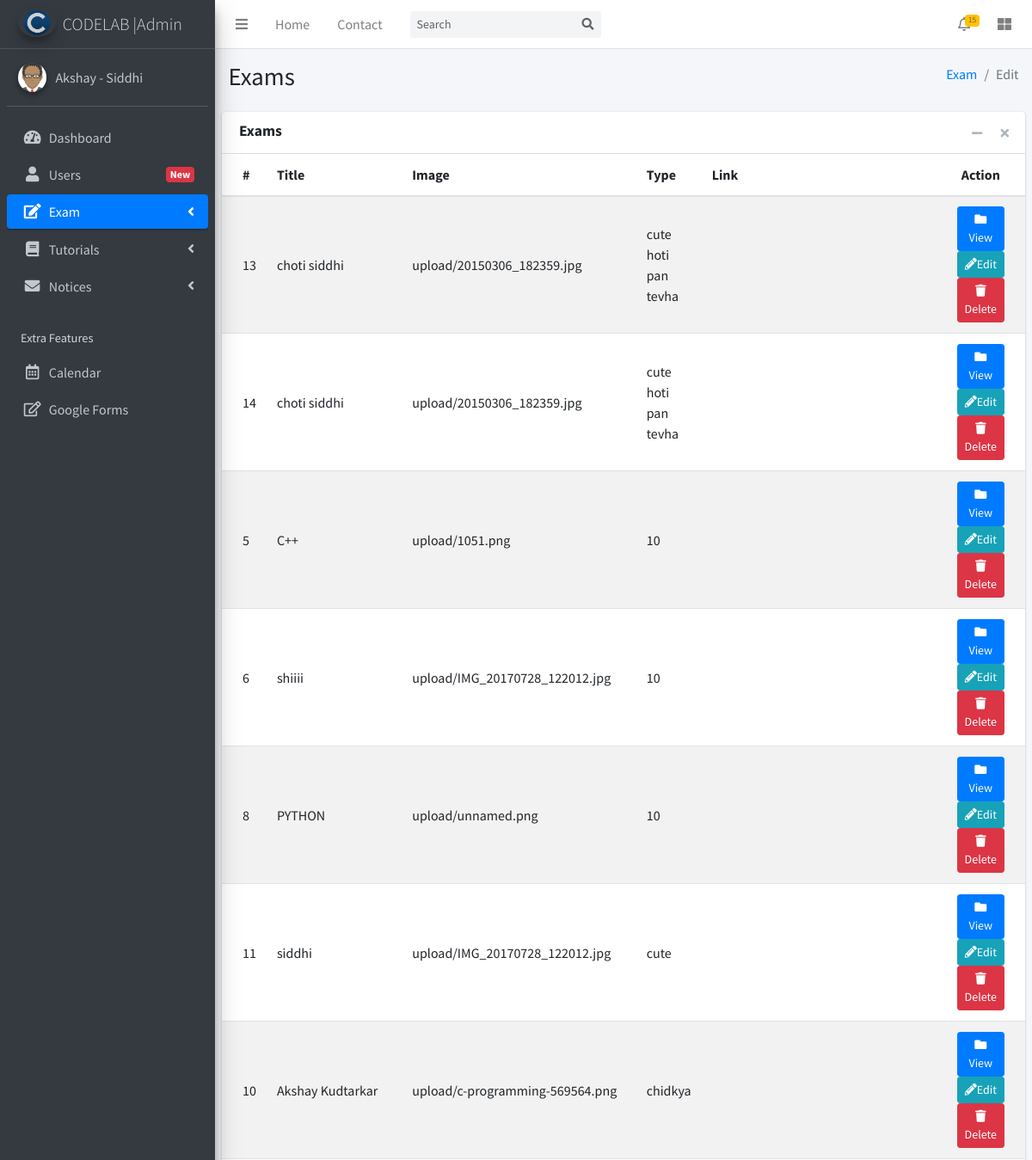
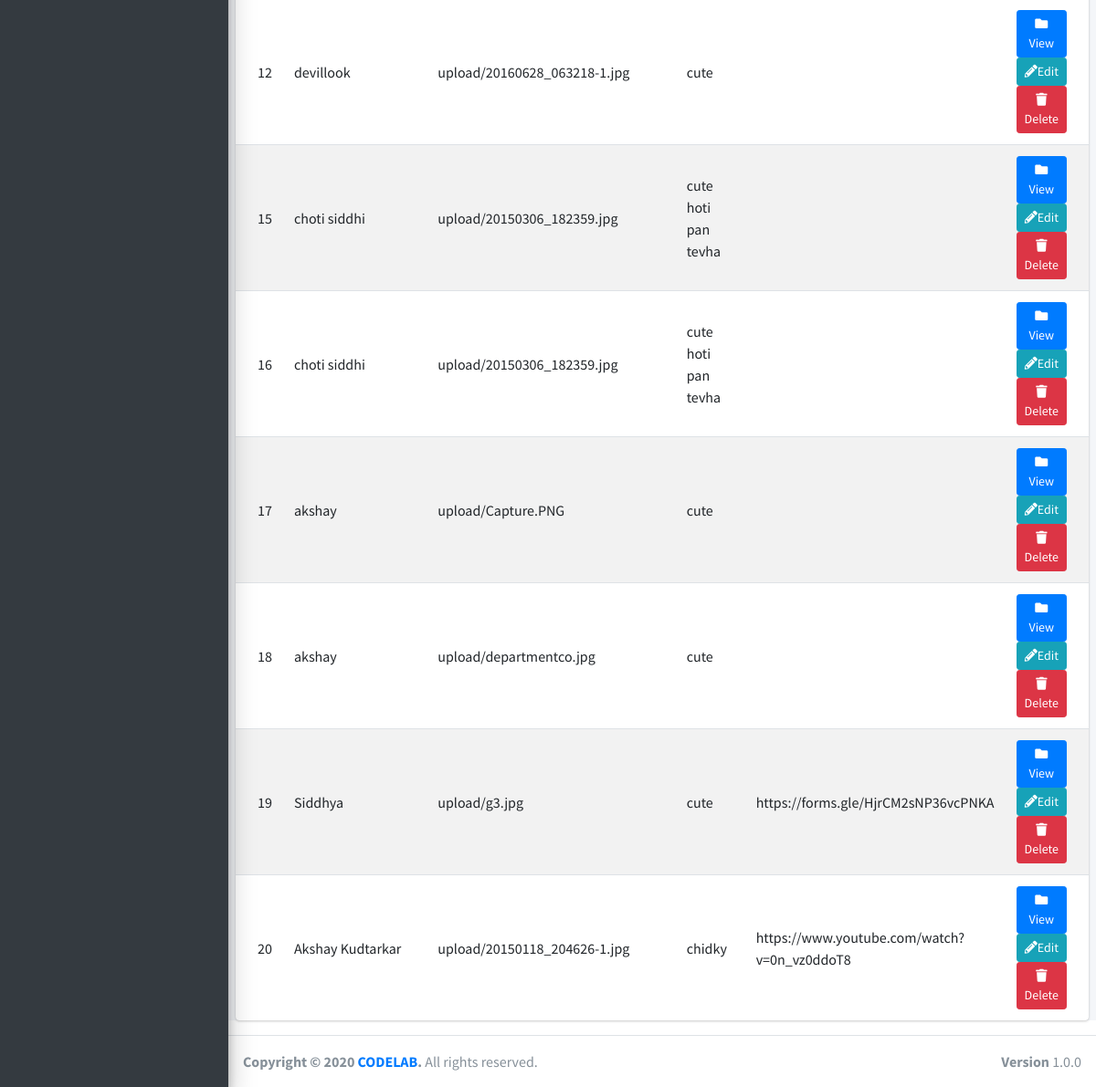
The page /admin/exam_edit.php on the database its author committed (2 pictures, top to bottom).
### tables this page shows
CREATE TABLE IF NOT EXISTS `cards` (
  `id` int(255) NOT NULL AUTO_INCREMENT,
  `name` varchar(255) NOT NULL,
  `image` varchar(255) NOT NULL,
  `type` varchar(255) NOT NULL,
  `description` varchar(255) NOT NULL,
  `link` varchar(255) NOT NULL,
  `information` varchar(255) NOT NULL,
  PRIMARY KEY (`id`)
);

### admin/exam_edit.php (the view, shortened to what this page needs)
<!DOCTYPE html>
<html>
<head>
  <link rel="stylesheet" href="plugins/fontawesome-free/css/all.min.css">
  <link rel="stylesheet" href="https://code.ionicframework.com/ionicons/2.0.1/css/ionicons.min.css">
  <link rel="stylesheet" href="plugins/tempusdominus-bootstrap-4/css/tempusdominus-bootstrap-4.min.css">
  <link rel="stylesheet" href="plugins/icheck-bootstrap/icheck-bootstrap.min.css">
  <link rel="stylesheet" href="plugins/jqvmap/jqvmap.min.css">
  <link rel="stylesheet" href="dist/css/adminlte.min.css">
  <link rel="stylesheet" href="plugins/overlayScrollbars/css/OverlayScrollbars.min.css">
  <link rel="stylesheet" href="plugins/daterangepicker/daterangepicker.css">
  <link rel="stylesheet" href="plugins/summernote/summernote-bs4.css">
</head>
<body class="hold-transition sidebar-mini layout-fixed">
<div class="wrapper">
  <nav class="main-header navbar navbar-expand navbar-white navbar-light">
    <ul class="navbar-nav">
      <li class="nav-item">
        <a class="nav-link" data-widget="pushmenu" href="#" role="button"><i class="fas fa-bars"></i></a>
      </li>
      <li class="nav-item d-none d-sm-inline-block">
        <a href="index3.html" class="nav-link">Home</a>
      </li>
      <li class="nav-item d-none d-sm-inline-block">
        <a href="#" class="nav-link">Contact</a>
      </li>
    </ul>
    <form class="form-inline ml-3">
      <div class="input-group input-group-sm">
        <input class="form-control form-control-navbar" type="search" placeholder="Search" aria-label="Search">
        <div class="input-group-append">
          <button class="btn btn-navbar" type="submit">
            <i class="fas fa-search"></i>
          </button>
        </div>
      </div>
    </form>
    <ul class="navbar-nav ml-auto">
      <li class="nav-item dropdown">
        <a class="nav-link" data-toggle="dropdown" href="#">
          <i class="far fa-bell"></i>
          <span class="badge badge-warning navbar-badge">15</span>
        </a>
      </li>
      <li class="nav-item">
        <a class="nav-link" data-widget="control-sidebar" data-slide="true" href="#" role="button">
          <i class="fas fa-th-large"></i>
        </a>
      </li>
    </ul>
  </nav>
  <aside class="main-sidebar sidebar-dark-primary elevation-4">
    <a href="index3.html" class="brand-link">
      <img src="dist/img/AdminLTELogo.png" alt="AdminLTE Logo" class="brand-image img-circle elevation-3"
           style="opacity: .8">
      <span class="brand-text font-weight-light">CODELAB |Admin</span>
    </a>
    <div class="sidebar">
      <div class="user-panel mt-3 pb-3 mb-3 d-flex">
        <div class="image">
          <img src="dist/img/avatar.png" class="img-circle elevation-2" alt="User Image">
        </div>
        <div class="info">
          <a href="#" class="d-block">Akshay - Siddhi</a>
        </div>
      </div>
      <nav class="mt-2">
        <ul class="nav nav-pills nav-sidebar flex-column" data-widget="treeview" role="menu" data-accordion="false">
          <li class="nav-item">
            <a href="index.php" class="nav-link ">
              <i class="nav-icon fas fa-tachometer-alt"></i>
              <p>
                Dashboard
              </p>
            </a>
          </li>
          <li class="nav-item">
            <a href="users.php" class="nav-link ">
              <i class="nav-icon fas fa-user"></i>
              <p>
                Users
                <span class="right badge badge-danger">New</span>
              </p>
            </a>
          </li>
          <li class="nav-item has-treeview">
            <a href="#" class="nav-link active">
              <i class="nav-icon fas fa-edit"></i>
              <p>
                Exam
                <i class="fas fa-angle-left right"></i>
              </p>
            </a>
          </li>
          <li class="nav-item has-treeview">
            <a href="#" class="nav-link">
              <i class="nav-icon fas fa-book "></i>
              <p>
                Tutorials
                <i class="fas fa-angle-left right"></i>
              </p>
            </a>
          </li>
          <li class="nav-item has-treeview">
            <a href="#" class="nav-link">
              <i class="nav-icon fas fa-envelope "></i>
              <p>
                Notices
                <i class="fas fa-angle-left right"></i>
              </p>
            </a>
          </li>
          <li class="nav-header">Extra Features</li>
          <li class="nav-item">
            <a href="#" class="nav-link">
              <i class="nav-icon far fa-calendar-alt"></i>
              <p>
                Calendar
              </p>
            </a>
          </li>
          <li class="nav-item">
            <a href="https://docs.google.com/forms" class="nav-link">
              <i class="nav-icon far fa-edit"></i>
              <p>
                Google Forms
              </p>
            </a>
          </li>
          <br><br>
        </ul>
      </nav>
    </div>
  </aside>
  <div class="content-wrapper">
    <section class="content-header">
      <div class="container-fluid">
        <div class="row mb-2">
          <div class="col-sm-6">
            <h1>Exams</h1>
          </div>
          <div class="col-sm-6">
            <ol class="breadcrumb float-sm-right">
              <li class="breadcrumb-item"><a href="#">Exam</a></li>
              <li class="breadcrumb-item active">Edit</li>
            </ol>
          </div>
        </div>
      </div>
    </section>
    <section class="content">
      <div class="card">
        <div class="card-header">
          <h3 class="card-title"><b>Exams</b></h3>
          <div class="card-tools">
            <button type="button" class="btn btn-tool" data-card-widget="collapse" data-toggle="tooltip" title="Collapse">
              <i class="fas fa-minus"></i></button>
            <button type="button" class="btn btn-tool" data-card-widget="remove" data-toggle="tooltip" title="Remove">
              <i class="fas fa-times"></i></button>
          </div>
        </div>
        <div class="card-body p-0">
          <?php
          require_once "exam_config.php";
          $sql = "SELECT * FROM cards";
          if($result = mysqli_query($conn, $sql)){
          if(mysqli_num_rows($result) > 0){
          echo "<table class='table table-striped projects'>";
              echo "<thead>";
                  echo "<tr>";
                      echo "<th style='width: 1%'>";
                          echo "#";
                      echo "</th>";
                      echo "<th style='width: 20%'>";
                          echo "Title";
                      echo "</th>";
                      echo "<th style='width: 30%'>";
                          echo "Image";
                      echo "</th>";
                      echo "<th>";
                          echo "Type";
                      echo "</th>";
                      echo "<th>";
                          echo "Link";
                      echo "</th>";
                      echo "<th>";
                      echo "<center>";
                      echo "Action";
                      echo "</center>";
                      echo "</th>";
              echo "</thead>";
            echo "<tbody>";
            while($row = mysqli_fetch_array($result)){
                  echo "<tr>";
                  echo "<td>" . $row['id'] . "</td>";
                  echo "<td>" . $row['name'] . "</td>";
                  echo "<td>" . $row['image'] . "</td>";
                  echo "<td>" . $row['type'] . "</td>";
                  echo "<td>" . $row['link'] . "</td>";
                  echo "<td class='project-actions text-right'>";
                  echo "<center>";
                  echo "<a class='btn btn-primary btn-sm' href='exam_crud/exam_read.php?id=". $row['id'] ."' title='View Record' data-toggle='tooltip'>";
                        echo "<i class='fas fa-folder'>";
                        echo "</i>";
                        echo "View";
                          echo "</a>";
                        echo "<a class='btn btn-info btn-sm' href='exam_crud/exam_update.php?id=". $row['id'] ."' title='Update Record' data-toggle='tooltip'>";
                        echo "<i class='fas fa-pencil-alt'>";
                        echo "</i>";
                        echo "Edit";
                          echo "</a>";
                        echo "<a class='btn btn-danger btn-sm' href='exam_crud/exam_delete.php?id=". $row['id'] ."' title='Delete Record' data-toggle='tooltip'>";
                        echo "<i class='fas fa-trash'>";
                        echo "</i>";
                        echo "Delete";
                          echo "</a>";
                  echo "</center>";
                      echo "</td>";
                  echo "</tr>";
             }
              echo "</tbody>";
          echo "</table>";
                        } else{
              echo "<p class='lead'><em>No records were found.</em></p>";
                        }
                    } else{
                        echo "ERROR: Could not able to execute $sql. " . mysqli_error($conn);
                    }
               ?>
        </div>
      </div>
    </section>
  </div>
  <footer class="main-footer">
    <strong>Copyright &copy; 2020 <a href="http://codelab.epizy.com">CODELAB</a>.</strong>
    All rights reserved.
    <div class="float-right d-none d-sm-inline-block">
      <b>Version</b> 1.0.0
    </div>
  </footer>
</div>
</body>
</html>

### rows shown on the page
cards: id "13", name "choti siddhi", image "upload/20150306_182359.jpg", type "cute hoti pan tevha"
cards: id "14", name "choti siddhi", image "upload/20150306_182359.jpg", type "cute hoti pan tevha"
cards: id "5", name "C++", image "upload/1051.png", type "10"
cards: id "6", name "shiiii", image "upload/IMG_20170728_122012.jpg", type "10"
cards: id "8", name "PYTHON", image "upload/unnamed.png", type "10"
cards: id "11", name "siddhi", image "upload/IMG_20170728_122012.jpg", type "cute"
cards: id "10", name "Akshay Kudtarkar", image "upload/c-programming-569564.png", type "chidkya"
cards: id "12", name "devillook", image "upload/20160628_063218-1.jpg", type "cute"
cards: id "15", name "choti siddhi", image "upload/20150306_182359.jpg", type "cute hoti pan tevha"
cards: id "16", name "choti siddhi", image "upload/20150306_182359.jpg", type "cute hoti pan tevha"
cards: id "17", name "akshay", image "upload/Capture.PNG", type "cute"
cards: id "18", name "akshay", image "upload/departmentco.jpg", type "cute"
cards: id "19", name "Siddhya", image "upload/g3.jpg", type "cute", link "https://forms.gle/HjrCM2sNP36vcPNKA"
cards: id "20", name "Akshay Kudtarkar", image "upload/20150118_204626-1.jpg", type "chidky", link "https://www.youtube.com/watch?v=0n_vz0ddoT8"
